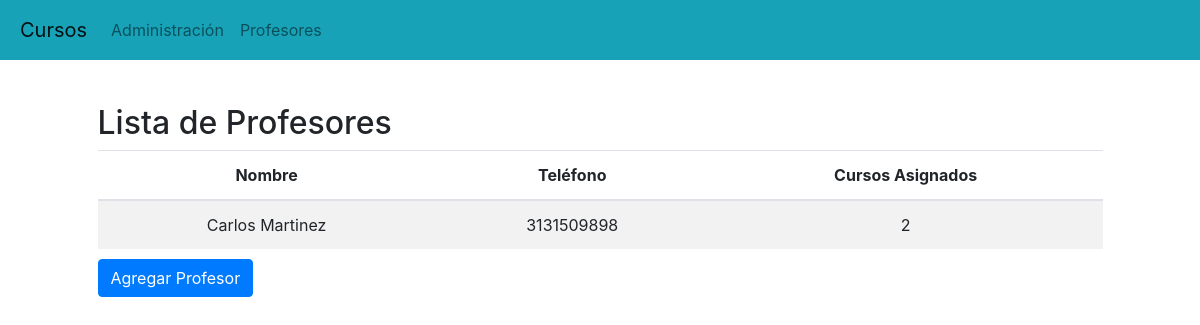
/listar_profesores.html, run on the app's committed database.
### Aplicaciones/Academico/models.py (models this page shows, shortened)
class Profesor(models.Model):
    id = models.AutoField(primary_key=True)  # Esto especifica el campo id como clave primaria
    nombre = models.CharField(max_length=150)
    telefono = models.CharField(max_length=15, blank=True, null=True)
    @property
    def cursos_asignados(self):
        return self.cursos.count()

### Aplicaciones/Academico/views.py (the view)
# urls.py: path('listar_profesores.html', views.listarProfesores),
def listarProfesores(request):
    profesores = Profesor.objects.all()  # Obtiene todos los profesores
    return render(request, "listar_profesores.html", {"profesores": profesores})

### Aplicaciones/Academico/templates/listar_profesores.html (shortened to what this page needs)
{% extends "base.html" %}
{% block body %}
<div class="container">
    <h2>Lista de Profesores</h2>
    <table class="table table-striped">
        <thead>
            <tr>
                <th>Nombre</th>
                <th>Teléfono</th>
                <th>Cursos Asignados</th>
            </tr>
        </thead>
        <tbody>
            {% for profesor in profesores %}
            <tr>
                <td>{{ profesor.nombre }}</td>
                <td>{{ profesor.telefono }}</td>
                <td>{{ profesor.cursos_asignados }}</td>
            </tr>
            {% endfor %}
        </tbody>
    </table>
    <a href="agregar_profesor" class="btn btn-primary">Agregar Profesor</a>
</div>
{% endblock %}

### Aplicaciones/Academico/static/css/gestionCursos.css (style rules this page uses)
th, td { text-align: center; vertical-align: middle; }
.container { max-width: 95%; margin: 0 auto; padding: 20px; }
.table { width: 100%; margin-bottom: 10px; }
th, td { padding: 12px; text-align: center; vertical-align: middle; }

### data on the page
Profesor: nombre "Carlos Martinez", telefono "3131509898", cursos_asignados "2"
